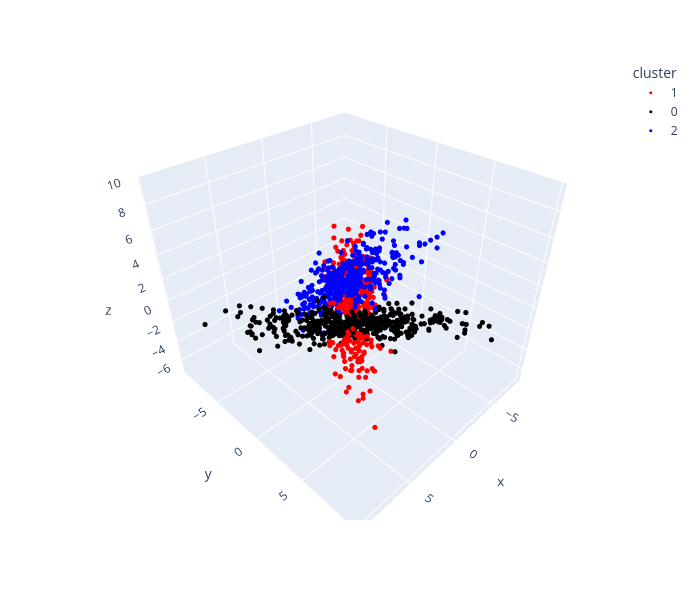

Notebook cell for this chart:
### Markdown cell above
Let's verify this by visualising the data in three dimensions.

### Code cell
%matplotlib inline

plot_df = pd.DataFrame({
    'x': dataset_2['x'],
    'y': dataset_2['y'],
    'z': dataset_2['z'],
    'cluster': gmixture_labels.astype(str)
})

fig = px.scatter_3d(plot_df, x='x', y='y', z='z', 
                color='cluster', color_discrete_sequence=['red', 'black', 'blue'], 
                height=600, width=700)
fig.update_traces(marker=dict(size=3))
fig.show()

### Figure 1 — Plotly figure (JSON) as saved in the notebook; plotly's stock layout.template omitted (floating-point values rounded to 4 significant figures; data arrays with more than 128 entries replaced by an {"elided": "..."} marker saying what was removed)
{"data": [{"hovertemplate": "cluster=1<br>x=%{x}<br>y=%{y}<br>z=%{z}<extra></extra>", "legendgroup": "1", "marker": {"color": "red", "size": 3, "symbol": "circle"}, "mode": "markers", "name": "1", "scene": "scene", "showlegend": true, "type": "scatter3d", "x": {"elided": "355 float values"}, "y": {"elided": "355 float values"}, "z": {"elided": "355 float values"}}, {"hovertemplate": "cluster=0<br>x=%{x}<br>y=%{y}<br>z=%{z}<extra></extra>", "legendgroup": "0", "marker": {"color": "black", "size": 3, "symbol": "circle"}, "mode": "markers", "name": "0", "scene": "scene", "showlegend": true, "type": "scatter3d", "x": {"elided": "450 float values"}, "y": {"elided": "450 float values"}, "z": {"elided": "450 float values"}}, {"hovertemplate": "cluster=2<br>x=%{x}<br>y=%{y}<br>z=%{z}<extra></extra>", "legendgroup": "2", "marker": {"color": "blue", "size": 3, "symbol": "circle"}, "mode": "markers", "name": "2", "scene": "scene", "showlegend": true, "type": "scatter3d", "x": {"elided": "395 float values"}, "y": {"elided": "395 float values"}, "z": {"elided": "395 float values"}}], "layout": {"height": 600, "legend": {"title": {"text": "cluster"}, "tracegroupgap": 0}, "margin": {"t": 60}, "scene": {"domain": {"x": [0, 1], "y": [0, 1]}, "xaxis": {"title": {"text": "x"}}, "yaxis": {"title": {"text": "y"}}, "zaxis": {"title": {"text": "z"}}}, "width": 700}}
